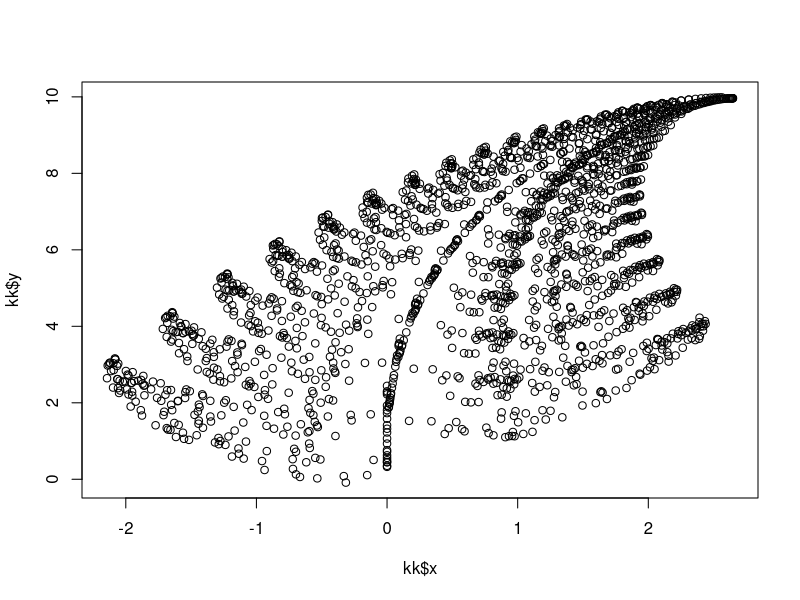

Generate this figure with R:

dong3.v=function(numero = 100)
{
  x = vector(mode = "numeric", length = numero)
  y = vector(mode = "numeric", length = numero)
  x[1] = 1
  y[1] = 1
  
  XX=c(0.0, 0.85, 0.2, -0.15)
  XY=c(0.0, 0.04, -0.26, 0.28)
  XK=c(0.0, 0.0, 0.0, 0.0)
  YY=c(0.25, 0.85, 0.26, 0.26)
  YX=c(0.0, -0.04, 0.22, 0.24)
  YK=c(0.0, 1.6, 0.0, 1.0)
  
  for(i in 2:numero){
    a = sample(4,1,F,c(1,85,7,7))
    x[i]=XX[a]*x[i-1]+XY[a]*y[i-1]+XK[a]
    y[i]=YX[a]*x[i-1]+YY[a]*y[i-1]+YK[a]
  }
  return(list(x = x[2:numero], y = y[2:numero]))
}

kk=dong3.v(2000)
plot(kk)
